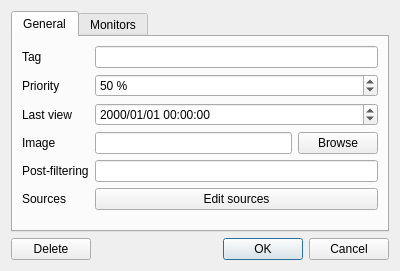
<?xml version="1.0" encoding="UTF-8"?>
<ui version="4.0">
 <class>FavoriteWindow</class>
 <widget class="QDialog" name="FavoriteWindow">
  <property name="geometry">
   <rect>
    <x>0</x>
    <y>0</y>
    <width>400</width>
    <height>264</height>
   </rect>
  </property>
  <property name="windowTitle">
   <string>Edit a favorite</string>
  </property>
  <property name="windowIcon">
   <iconset resource="../resources/resources.qrc">
    <normaloff>:/images/icon.ico</normaloff>:/images/icon.ico</iconset>
  </property>
  <layout class="QVBoxLayout" name="verticalLayout">
   <item>
    <widget class="QTabWidget" name="tabWidget">
     <property name="currentIndex">
      <number>0</number>
     </property>
     <widget class="QWidget" name="tabGeneral">
      <attribute name="title">
       <string>General</string>
      </attribute>
      <layout class="QFormLayout" name="formLayout">
       <item row="0" column="0">
        <widget class="QLabel" name="tagLabel">
         <property name="whatsThis">
          <string>Tag corresponding to the favorite. It is not often useful to change it.</string>
         </property>
         <property name="text">
          <string>Tag</string>
         </property>
        </widget>
       </item>
       <item row="0" column="1">
        <widget class="QLineEdit" name="tagLineEdit"/>
       </item>
       <item row="1" column="0">
        <widget class="QLabel" name="noteLabel">
         <property name="whatsThis">
          <string>Between 0 and 100, the note can be used to sort the favorites in preference order.</string>
         </property>
         <property name="text">
          <string>Priority</string>
         </property>
        </widget>
       </item>
       <item row="1" column="1">
        <widget class="QSpinBox" name="noteSpinBox">
         <property name="suffix">
          <string> %</string>
         </property>
         <property name="maximum">
          <number>100</number>
         </property>
         <property name="value">
          <number>50</number>
         </property>
        </widget>
       </item>
       <item row="2" column="0">
        <widget class="QLabel" name="lastViewedLabel">
         <property name="whatsThis">
          <string>Last time you clicked on &quot;Mark as viewed&quot;.</string>
         </property>
         <property name="text">
          <string>Last view</string>
         </property>
        </widget>
       </item>
       <item row="2" column="1">
        <widget class="QDateTimeEdit" name="lastViewedDateTimeEdit">
         <property name="displayFormat">
          <string>yyyy/MM/dd HH:mm:ss</string>
         </property>
        </widget>
       </item>
       <item row="3" column="0">
        <widget class="QLabel" name="imageLabel">
         <property name="whatsThis">
          <string>Image whose icon will be displayed in the favorites list.</string>
         </property>
         <property name="text">
          <string>Image</string>
         </property>
        </widget>
       </item>
       <item row="3" column="1">
        <layout class="QHBoxLayout" name="layoutImage" stretch="1,0">
         <item>
          <widget class="QLineEdit" name="imageLineEdit">
           <property name="sizePolicy">
            <sizepolicy hsizetype="Expanding" vsizetype="Fixed">
             <horstretch>0</horstretch>
             <verstretch>0</verstretch>
            </sizepolicy>
           </property>
           <property name="readOnly">
            <bool>false</bool>
           </property>
          </widget>
         </item>
         <item>
          <widget class="QPushButton" name="openButton">
           <property name="text">
            <string>Browse</string>
           </property>
          </widget>
         </item>
        </layout>
       </item>
       <item row="4" column="0">
        <widget class="QLabel" name="postFilteringLabel">
         <property name="text">
          <string>Post-filtering</string>
         </property>
        </widget>
       </item>
       <item row="4" column="1">
        <widget class="QLineEdit" name="postFilteringLineEdit"/>
       </item>
       <item row="5" column="0">
        <widget class="QLabel" name="labelSources">
         <property name="text">
          <string>Sources</string>
         </property>
        </widget>
       </item>
       <item row="5" column="1">
        <widget class="QPushButton" name="buttonSources">
         <property name="text">
          <string>Edit sources</string>
         </property>
        </widget>
       </item>
      </layout>
     </widget>
     <widget class="QWidget" name="tabMonitoring">
      <attribute name="title">
       <string>Monitors</string>
      </attribute>
      <layout class="QFormLayout" name="formLayout_3">
       <item row="0" column="0">
        <widget class="QLabel" name="labelMonitoringSource">
         <property name="text">
          <string>Source</string>
         </property>
        </widget>
       </item>
       <item row="0" column="1">
        <widget class="QComboBox" name="comboMonitoringSource"/>
       </item>
       <item row="1" column="0">
        <widget class="QLabel" name="labelMonitoringInterval">
         <property name="text">
          <string>Monitoring interval</string>
         </property>
        </widget>
       </item>
       <item row="1" column="1">
        <widget class="QSpinBox" name="spinMonitoringInterval">
         <property name="suffix">
          <string> min</string>
         </property>
         <property name="maximum">
          <number>100000</number>
         </property>
        </widget>
       </item>
       <item row="2" column="0" colspan="2">
        <widget class="QLabel" name="labelMonitoringIntervalHelp">
         <property name="text">
          <string>&lt;i&gt;Set the interval to 0 to disable monitoring.&lt;/i&gt;</string>
         </property>
         <property name="wordWrap">
          <bool>true</bool>
         </property>
        </widget>
       </item>
       <item row="3" column="0" colspan="2">
        <widget class="QCheckBox" name="checkMonitoingDownload">
         <property name="text">
          <string>Download</string>
         </property>
        </widget>
       </item>
       <item row="4" column="0">
        <widget class="QLabel" name="labelPathOverride">
         <property name="text">
          <string>Path</string>
         </property>
        </widget>
       </item>
       <item row="5" column="0">
        <widget class="QLabel" name="labelFilenameOverride">
         <property name="text">
          <string>Filename</string>
         </property>
        </widget>
       </item>
       <item row="6" column="0" colspan="2">
        <widget class="QLabel" name="labelOverrideHelp">
         <property name="text">
          <string>&lt;i&gt;Leave empty to use default settings.&lt;/i&gt;</string>
         </property>
        </widget>
       </item>
       <item row="5" column="1">
        <widget class="QLineEdit" name="lineFilenameOverride"/>
       </item>
       <item row="4" column="1">
        <layout class="QHBoxLayout" name="horizontalLayout">
         <item>
          <widget class="QLineEdit" name="linePathOverride"/>
         </item>
         <item>
          <widget class="QPushButton" name="buttonPathOverride">
           <property name="maximumSize">
            <size>
             <width>30</width>
             <height>16777215</height>
            </size>
           </property>
           <property name="text">
            <string>...</string>
           </property>
          </widget>
         </item>
        </layout>
       </item>
      </layout>
     </widget>
    </widget>
   </item>
   <item>
    <layout class="QHBoxLayout" name="horizontalLayout_2">
     <item>
      <widget class="QPushButton" name="buttonRemove">
       <property name="text">
        <string>Delete</string>
       </property>
      </widget>
     </item>
     <item>
      <spacer name="horizontalSpacer">
       <property name="orientation">
        <enum>Qt::Horizontal</enum>
       </property>
       <property name="sizeHint" stdset="0">
        <size>
         <width>40</width>
         <height>20</height>
        </size>
       </property>
      </spacer>
     </item>
     <item>
      <widget class="QDialogButtonBox" name="buttonBox">
       <property name="orientation">
        <enum>Qt::Horizontal</enum>
       </property>
       <property name="standardButtons">
        <set>QDialogButtonBox::Cancel|QDialogButtonBox::Ok</set>
       </property>
      </widget>
     </item>
    </layout>
   </item>
  </layout>
 </widget>
 <resources>
  <include location="../resources/resources.qrc"/>
 </resources>
 <connections>
  <connection>
   <sender>buttonBox</sender>
   <signal>accepted()</signal>
   <receiver>FavoriteWindow</receiver>
   <slot>accept()</slot>
   <hints>
    <hint type="sourcelabel">
     <x>389</x>
     <y>282</y>
    </hint>
    <hint type="destinationlabel">
     <x>157</x>
     <y>274</y>
    </hint>
   </hints>
  </connection>
  <connection>
   <sender>buttonBox</sender>
   <signal>rejected()</signal>
   <receiver>FavoriteWindow</receiver>
   <slot>reject()</slot>
   <hints>
    <hint type="sourcelabel">
     <x>389</x>
     <y>282</y>
    </hint>
    <hint type="destinationlabel">
     <x>286</x>
     <y>274</y>
    </hint>
   </hints>
  </connection>
  <connection>
   <sender>buttonSources</sender>
   <signal>clicked()</signal>
   <receiver>FavoriteWindow</receiver>
   <slot>openSourcesWindow()</slot>
   <hints>
    <hint type="sourcelabel">
     <x>367</x>
     <y>206</y>
    </hint>
    <hint type="destinationlabel">
     <x>396</x>
     <y>197</y>
    </hint>
   </hints>
  </connection>
  <connection>
   <sender>buttonPathOverride</sender>
   <signal>clicked()</signal>
   <receiver>FavoriteWindow</receiver>
   <slot>choosePathOverride()</slot>
   <hints>
    <hint type="sourcelabel">
     <x>367</x>
     <y>155</y>
    </hint>
    <hint type="destinationlabel">
     <x>399</x>
     <y>156</y>
    </hint>
   </hints>
  </connection>
 </connections>
 <slots>
  <slot>removeFavorite()</slot>
  <slot>openSourcesWindow()</slot>
  <slot>choosePathOverride()</slot>
 </slots>
</ui>
